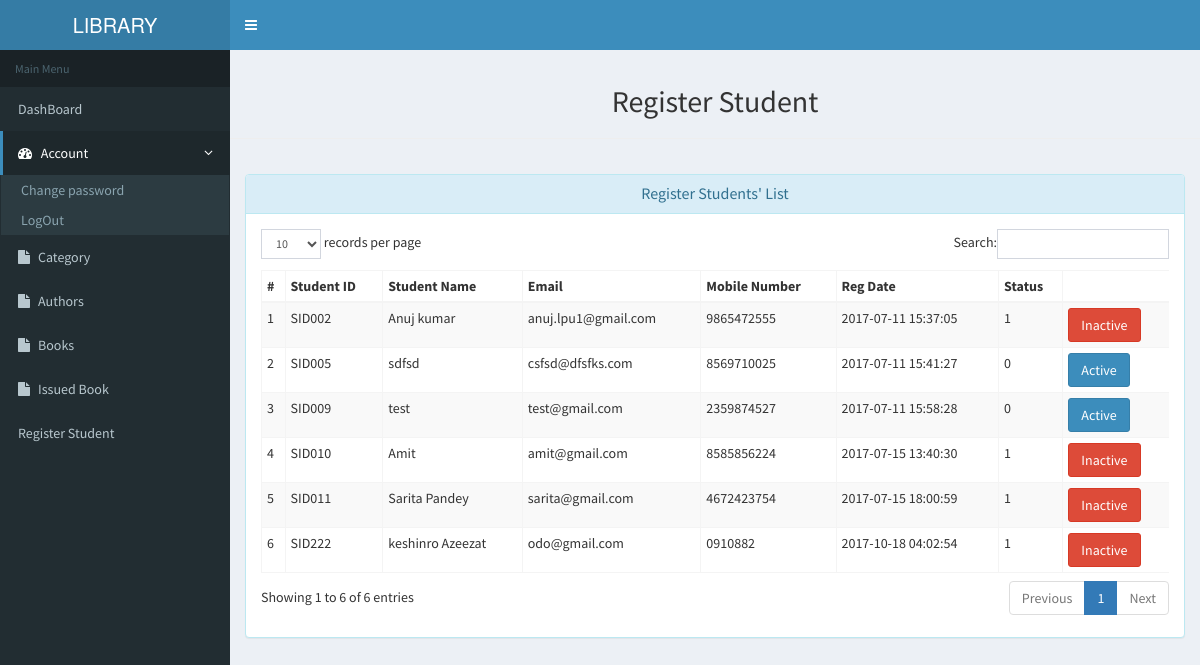
The app's page /admin/regstudent.php with its own data.
### tables this page shows
CREATE TABLE `students` (
  `id` int(11) NOT NULL,
  `StudentId` varchar(100) DEFAULT NULL,
  `FullName` varchar(120) DEFAULT NULL,
  `EmailId` varchar(120) DEFAULT NULL,
  `MobileNumber` char(11) DEFAULT NULL,
  `Password` varchar(120) DEFAULT NULL,
  `Status` int(1) DEFAULT NULL,
  `RegDate` timestamp NULL DEFAULT CURRENT_TIMESTAMP,
  `UpdationDate` timestamp NULL DEFAULT NULL ON UPDATE CURRENT_TIMESTAMP
);

### admin/regstudent.php (the view, shortened to what this page needs)
<?php
include('layout/master.php');
?>
   <div class="content-wrapper">
      <section class="content-header">
         <h2 class="text-center">Register Student</h2>
      </section><hr>
      <section class="content">
         <div class="panel panel-info">
           <div class="panel-heading">
             <h3 class="panel-title text-center">Register Students' List</h3>
           </div>
           <div class="panel-body">
              <div class="table-responsive">
                 <table class="table table-condensed table-striped table-bordered"  id="dataTables-example">
                    <thead>
                       <th>#</th><th>Student ID</th><th>Student Name</th><th>Email</th><th>Mobile Number</th><th>Reg Date</th> <th>Status</th><th></th>
                    </thead>
                    <tbody>
                       <?php $sql = "SELECT * from students";
                        $query = $conn -> prepare($sql);
                        $query->execute();
                        $results=$query->fetchAll(PDO::FETCH_ASSOC);
                        $cnt=1;
                        if($query->rowCount() > 0):
                        foreach($results as $result):?>
                       <tr>
                          <td><?=$cnt;?></td>
                          <td><?=$result['StudentId'];?></td>
                          <td><?=$result['FullName'];?></td>
                          <td><?=$result['EmailId'];?></td>
                          <td><?=$result['MobileNumber'];?></td>
                          <td><?=$result['RegDate'];?></td>
                          <td><?=$result['Status'];?></td>
                          <td class="center">
                           <?php if($result['Status']==1)
                            {?>
                              <a href="regstudent.php?inid=<?php echo htmlentities($result['id']);?>" onclick="return confirm('Are you sure you want to block this student?');" class="btn btn-danger"> Inactive</a>
                              <?php } else {?>
                                            <a href="regstudent.php?id=<?php echo htmlentities($result['id']);?>" onclick="return confirm('Are you sure you want to active this student?');" class="btn btn-primary"> Active</a>
                                            <?php } ?>
                                            </td>
                                        </tr>
                       <?php $cnt +=1;
                    endforeach;
                 endif;?>
                    </tbody>
                 </table>
              </div>
           </div>
         </div>
      </section>
   </div>
 <?php include('../includes/footer.php');?>

### records on screen
students: StudentId "SID002", FullName "Anuj kumar", EmailId "anuj.lpu1@gmail.com", MobileNumber "9865472555", RegDate "2017-07-11 15:37:05", Status "1"
students: StudentId "SID005", FullName "sdfsd", EmailId "csfsd@dfsfks.com", MobileNumber "8569710025", RegDate "2017-07-11 15:41:27", Status "0"
students: StudentId "SID009", FullName "test", EmailId "test@gmail.com", MobileNumber "2359874527", RegDate "2017-07-11 15:58:28", Status "0"
students: StudentId "SID010", FullName "Amit", EmailId "amit@gmail.com", MobileNumber "8585856224", RegDate "2017-07-15 13:40:30", Status "1"
students: StudentId "SID011", FullName "Sarita Pandey", EmailId "sarita@gmail.com", MobileNumber "4672423754", RegDate "2017-07-15 18:00:59", Status "1"
students: StudentId "SID222", FullName "keshinro Azeezat", EmailId "odo@gmail.com", MobileNumber "0910882", RegDate "2017-10-18 04:02:54", Status "1"
